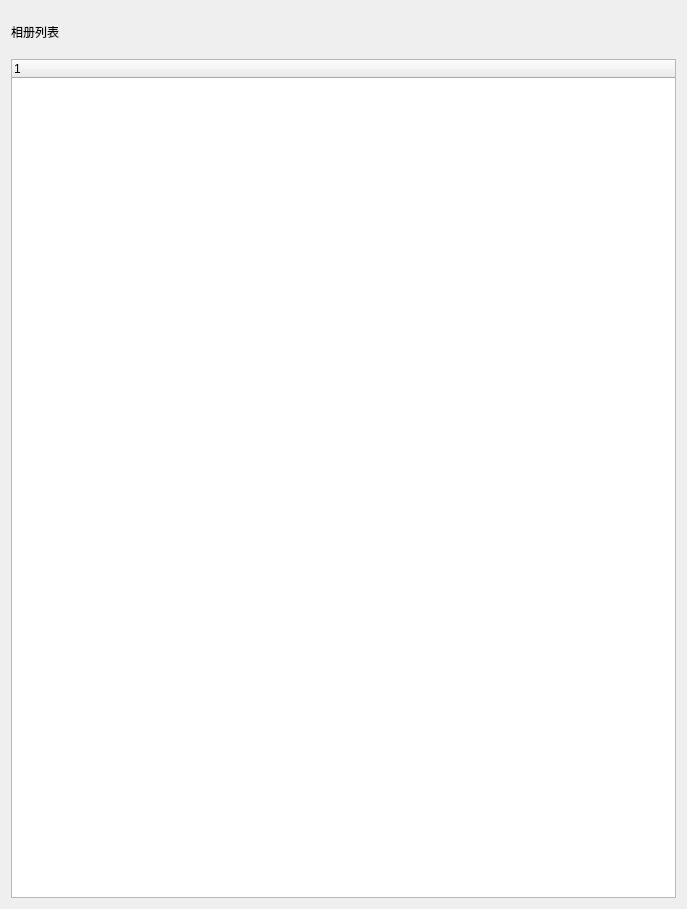
<?xml version="1.0" encoding="UTF-8"?>
<ui version="4.0">
 <class>ProTree</class>
 <widget class="QDialog" name="ProTree">
  <property name="geometry">
   <rect>
    <x>0</x>
    <y>0</y>
    <width>687</width>
    <height>909</height>
   </rect>
  </property>
  <property name="windowTitle">
   <string>Dialog</string>
  </property>
  <layout class="QVBoxLayout" name="verticalLayout_2">
   <item>
    <layout class="QVBoxLayout" name="verticalLayout" stretch="1,20">
     <item>
      <widget class="QLabel" name="label_pro">
       <property name="text">
        <string>相册列表</string>
       </property>
      </widget>
     </item>
     <item>
      <widget class="ProTreeWidget" name="treeWidget">
       <column>
        <property name="text">
         <string notr="true">1</string>
        </property>
       </column>
      </widget>
     </item>
    </layout>
   </item>
  </layout>
 </widget>
 <customwidgets>
  <customwidget>
   <class>ProTreeWidget</class>
   <extends>QTreeWidget</extends>
   <header>protreewidget.h</header>
  </customwidget>
 </customwidgets>
 <resources/>
 <connections/>
</ui>
